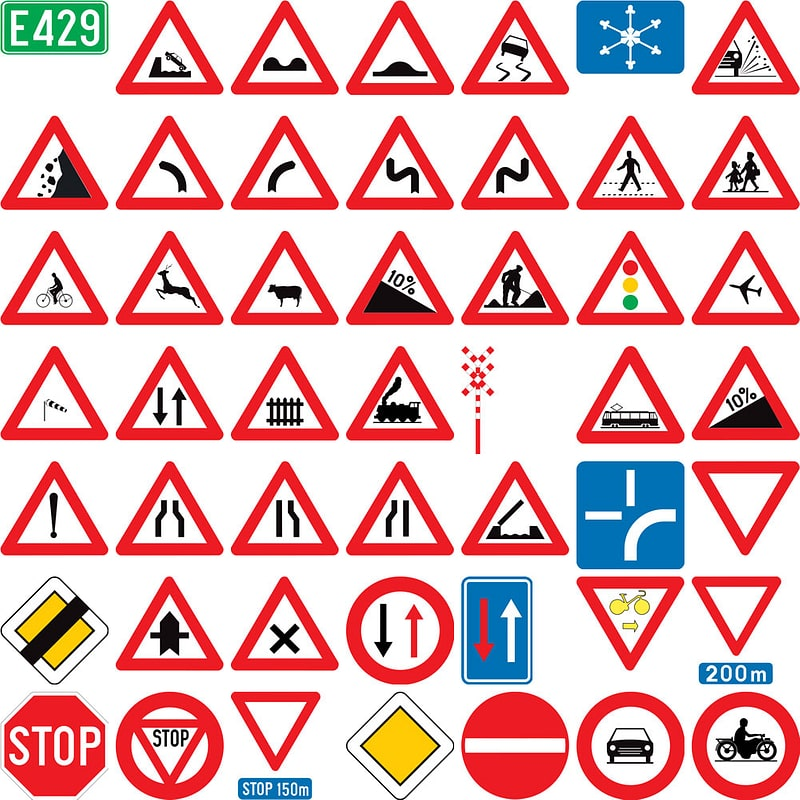
#> input picture images/all.jpeg, 800 x 800 px
$ python traffic_light_detection.py --image ../images/all.jpeg
#> lines starting #> are read from the running program, lines starting #| are printed output that depends on the picture; after the words box and inside, x2 and y2 are one past the last pixel; in counts of white or black regions, pixels touching at a corner belong together
#> in main, img is the input picture: shape (800, 800, 3); mean B, G, R 186, 183.6, 227.5
import cv2
import argparse
import numpy as np

def find_circle(img, img_to_show, color):
    # Obtain black/white image with the wanted colors, according to the string received in color
#> called with color = 'red'
    img_hsv = cv2.cvtColor(img, cv2.COLOR_BGR2HSV)
#> img_hsv: shape (800, 800, 3); mean H, S, V 77.2, 71.6, 235.8
    if color == "red":
        img_red1 = cv2.inRange(img_hsv, (0, 120, 70), (10, 255, 255))
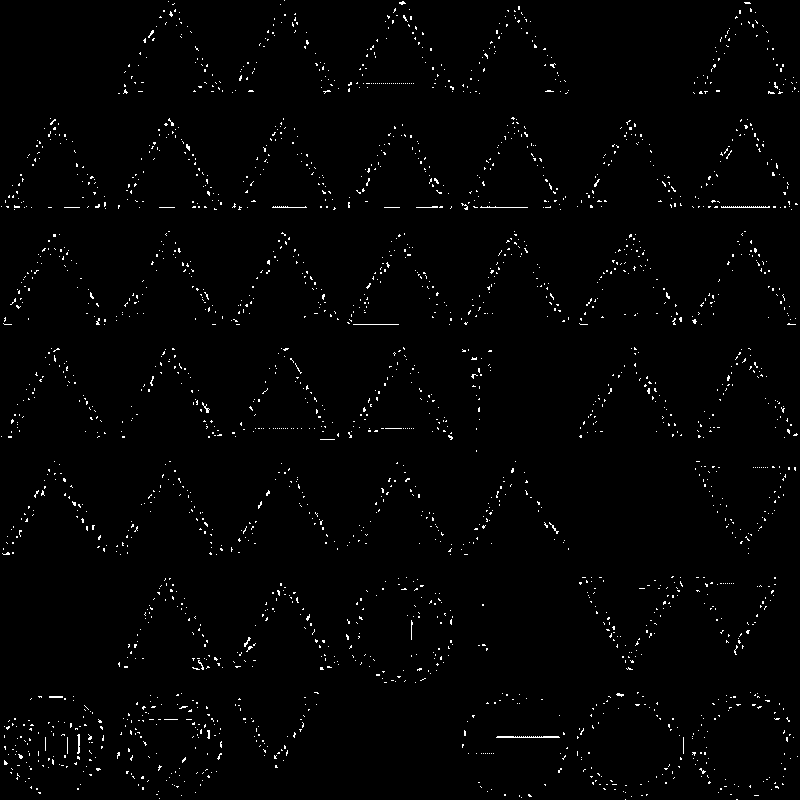
#> img_red1: shape (800, 800); 1.4% white in thin lines or dots
        img_red2 = cv2.inRange(img_hsv, (170, 120, 70), (180, 255, 255))
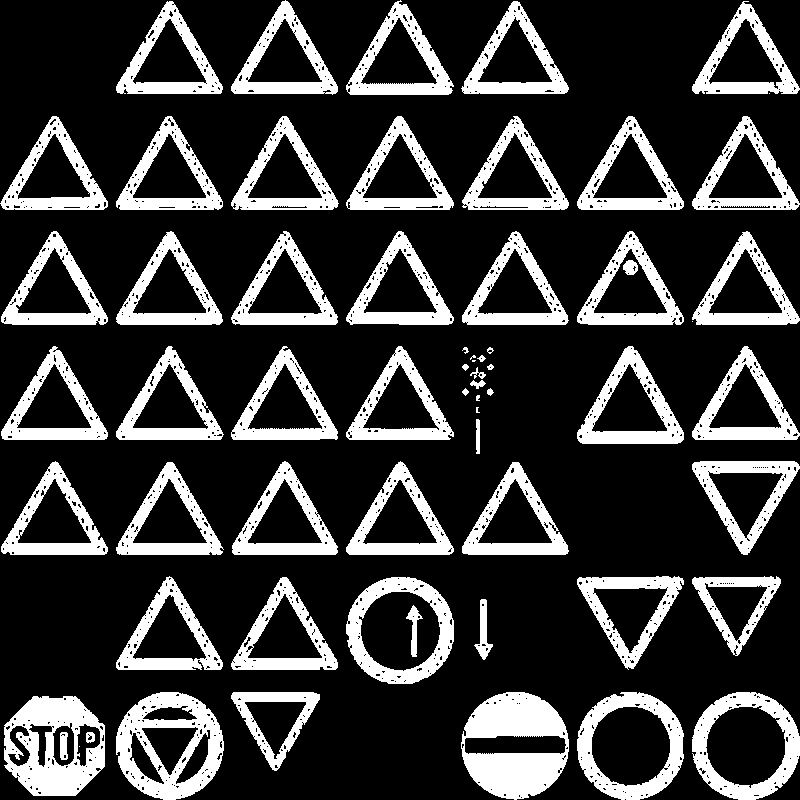
#> img_red2: shape (800, 800); 22.2% white; 64 white regions (6 under 20 px), largest, box (x1, y1, x2, y2) and area: (461, 692, 569, 800) 7378, (4, 696, 105, 796) 6034, (116, 692, 224, 800) 5768
        img_color = img_red1 + img_red2
#> img_color: shape (800, 800); 23.6% white; 59 white regions, largest, box (x1, y1, x2, y2) and area: (461, 692, 569, 800) 7596, (4, 696, 105, 796) 6433, (116, 692, 224, 800) 6142
    else:
        img_color = cv2.inRange(img_hsv, (100, 150, 0), (140, 255, 255))

    # Apply Canny Edge Detector to obtain edges, blur image and obtain circles through HoughCircles
    img_canny = cv2.Canny(img_color, 100, 200)
#> img_canny: shape (800, 800); 3.8% white in thin lines or dots
    img_blur = cv2.GaussianBlur(img_canny, (5, 5), 0)
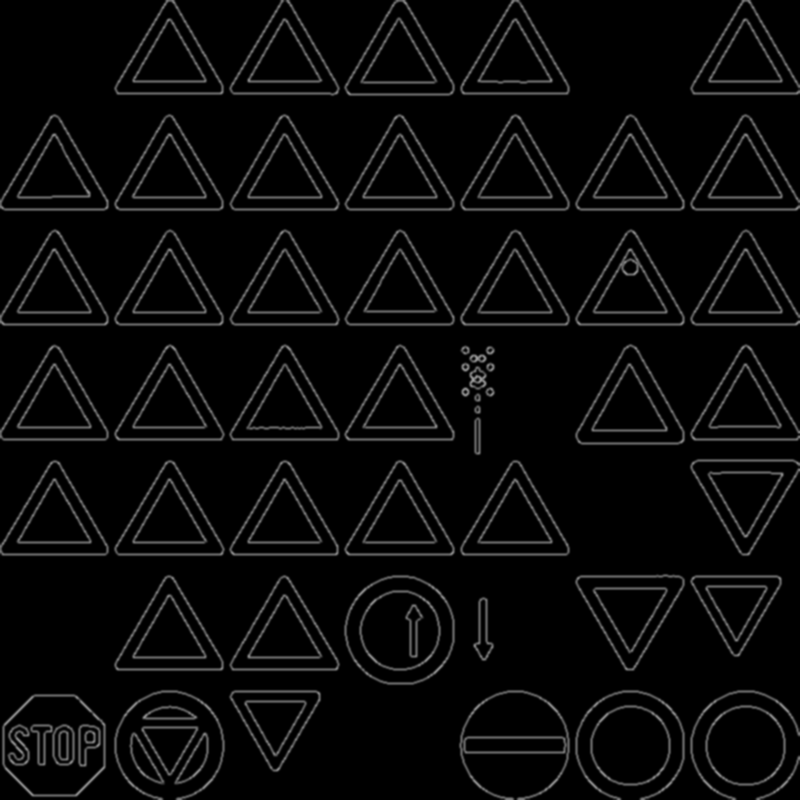
#> img_blur: shape (800, 800); min 0, max 155, mean 9.7
    circles = cv2.HoughCircles(img_blur, cv2.HOUGH_GRADIENT, 1.5, img_blur.shape[0]/8, param1=200, param2=100, minRadius=0, maxRadius=0)
#> circles = 43 rows, first 8: [507.8, 444.8, 306], [330.8, 236.2, 205], [594.8, 378.8, 208.7], [168.8, 744.8, 52.5], [399.8, 630.8, 52.8], [210.8, 468.8, 201.9], [318.8, 480.8, 189.5], [249.8, 365.2, 190.4]

    # Obtain biggest circle
    max_radius = -1
    if circles is not None:
        circles = np.round(circles[0, :]).astype("int")
#> circles = 43 rows, first 8: [508, 445, 306], [331, 236, 205], [595, 379, 209], [169, 745, 52], [400, 631, 53], [211, 469, 202], [319, 481, 189], [250, 365, 190]
        for (x, y, r) in circles:
            if r > max_radius:
                circle_x = x
                circle_y = y
                max_radius = r
#> this loop made 43 passes
#> (x, y, r, circle_x, circle_y, max_radius) on passes 1, 13: (508, 445, 306, 508, 445, 306), (28, 17, 538, 28, 17, 538)
#> after the loop, circle_x = 28; circle_y = 17; max_radius = 538
    if max_radius > -1:
        cv2.circle(img_to_show, (circle_x, circle_y), max_radius, (0, 255, 0), 4)
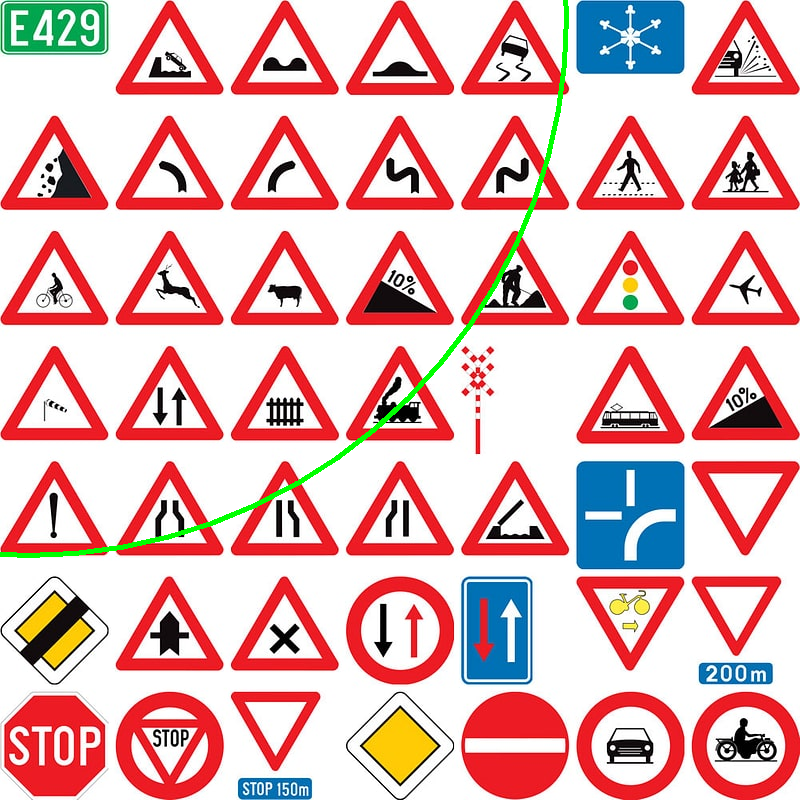
#> img_to_show: shape (800, 800, 3); 0.7% of pixels changed, all inside (x1, y1, x2, y2) = (0, 0, 569, 558)
        print(color + " circle")

def main():
    # Get image from arguments
    ap = argparse.ArgumentParser()
    ap.add_argument("-i", "--image", required = False, help = "Path to the image")
    args = vars(ap.parse_args())

    # Read image
    img = cv2.imread(args["image"], 1) # create image
    img_to_show = img.copy()

    # Find circle
    find_circle(img, img_to_show, "red")
    find_circle(img, img_to_show, "blue")
#> call 2 of find_circle, with color = 'blue'
#> in find_circle (call 2), `img_color = cv2.inRange(img_hsv, (100, 150, 0), (140, 255, 255))`:
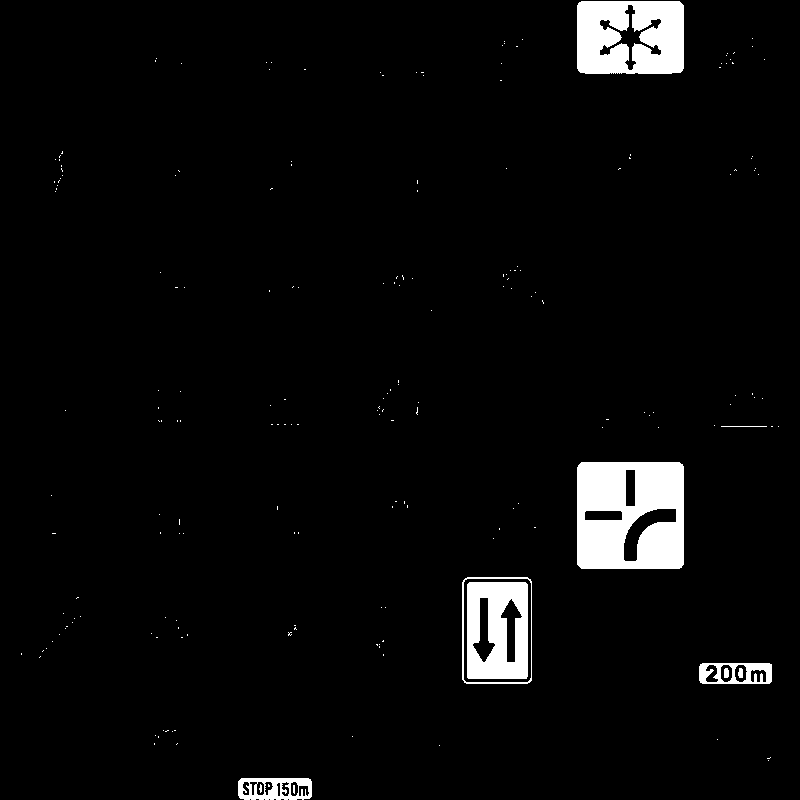
#> img_color: shape (800, 800); 3.8% white; 201 white regions (192 under 20 px), largest, box (x1, y1, x2, y2) and area: (577, 462, 684, 569) 9768, (577, 1, 684, 74) 6858, (467, 582, 528, 679) 4725
#> in find_circle (call 2), `img_canny = cv2.Canny(img_color, 100, 200)`:
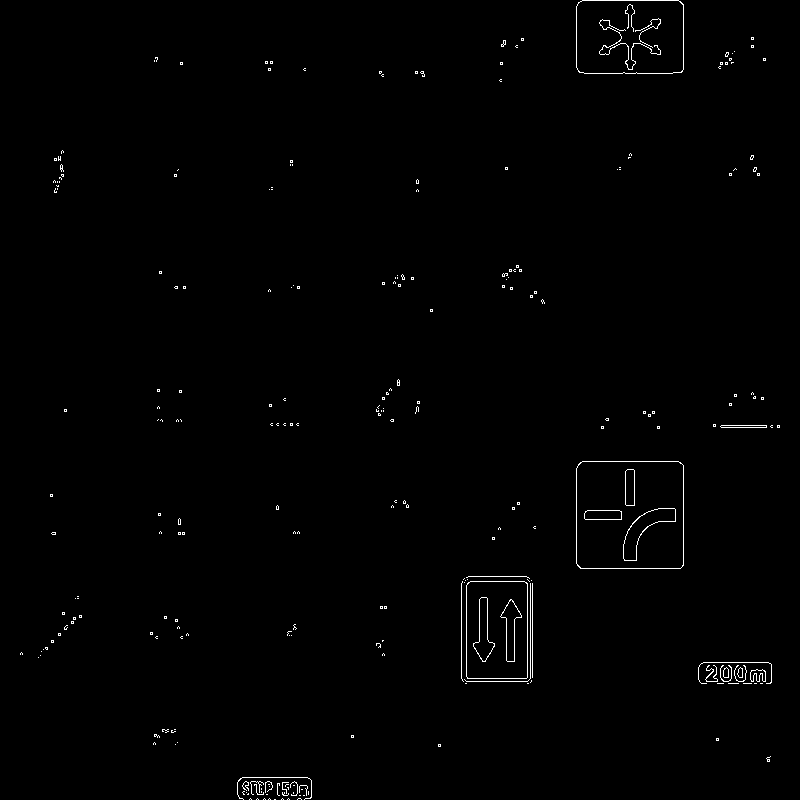
#> img_canny: shape (800, 800); 0.74% white in thin lines or dots
#> in find_circle (call 2), `circles = cv2.HoughCircles(img_blur, cv2.HOUGH_GRADIENT, 1.5, img_blur..`: circles = [[636.8, 636.8, 176.4]]
#> in find_circle (call 2), `circles = np.round(circles[0, :]).astype("int")`: circles = [[637, 637, 176]]
#> the loop in find_circle (call 2), `for (x, y, r) in circles:` made 1 pass
#> (x, y, r, circle_x, circle_y, max_radius) on pass 1: (637, 637, 176, 637, 637, 176)
#> after the loop in find_circle (call 2), `for (x, y, r) in circles:`: circle_x = 637; max_radius = 176
#> in find_circle (call 2), `cv2.circle(img_to_show, (circle_x, circle_y), max_radius, (0, 255, 0),..`:
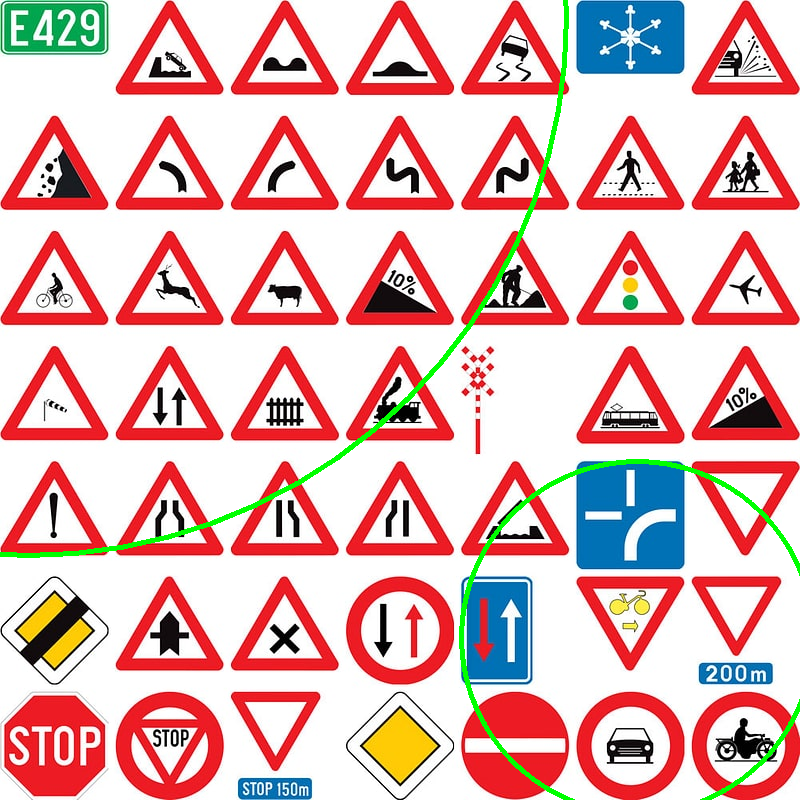
#> img_to_show: shape (800, 800, 3); 0.63% of pixels changed, all inside (x1, y1, x2, y2) = (459, 459, 800, 800)

    # Show result
    cv2.imshow('Circle', img_to_show)
    cv2.waitKey(0) # so that the window doesn't close right away
    cv2.destroyAllWindows() # to destroy all open windows


main()
